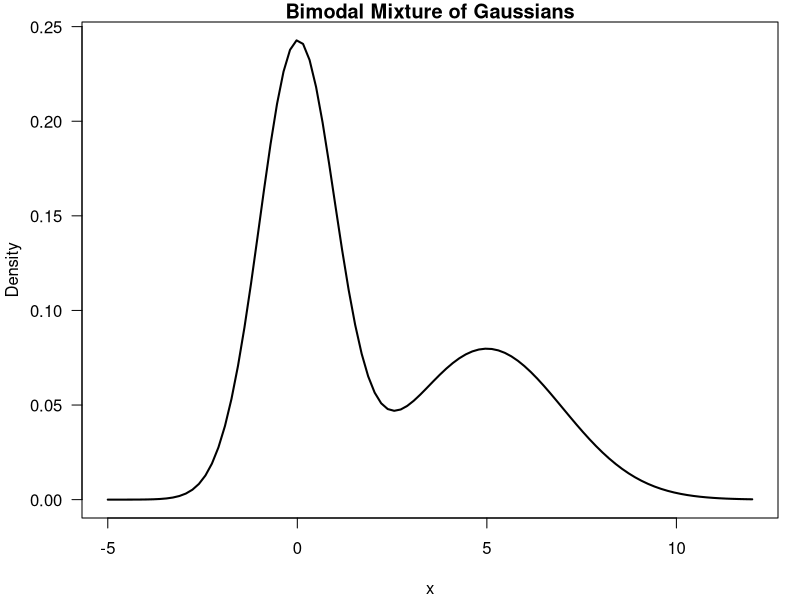
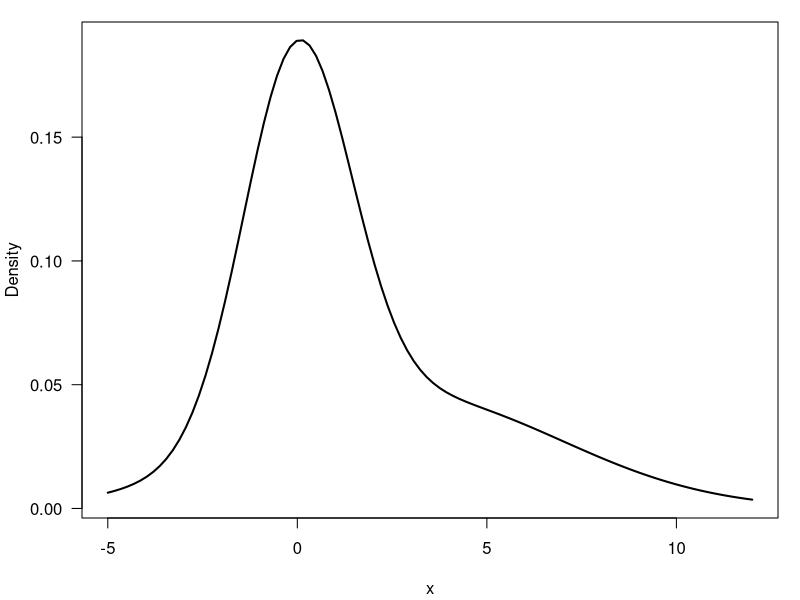
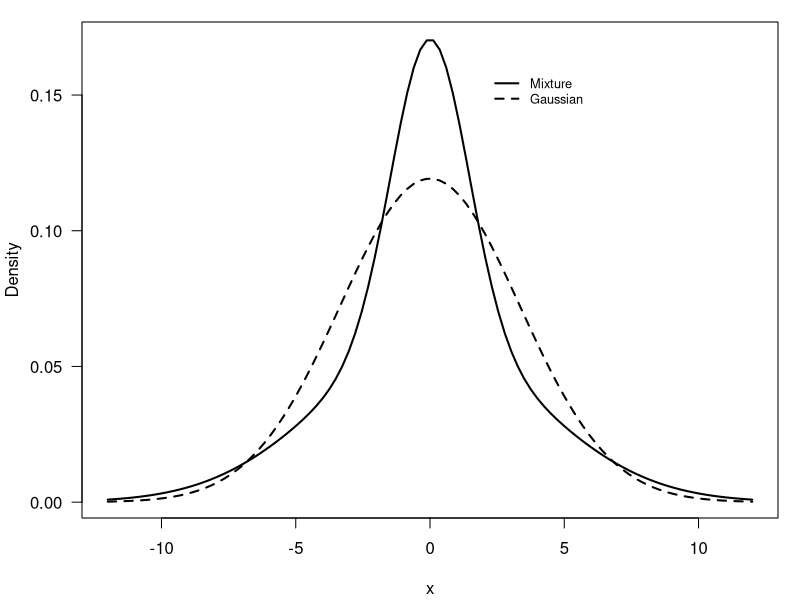
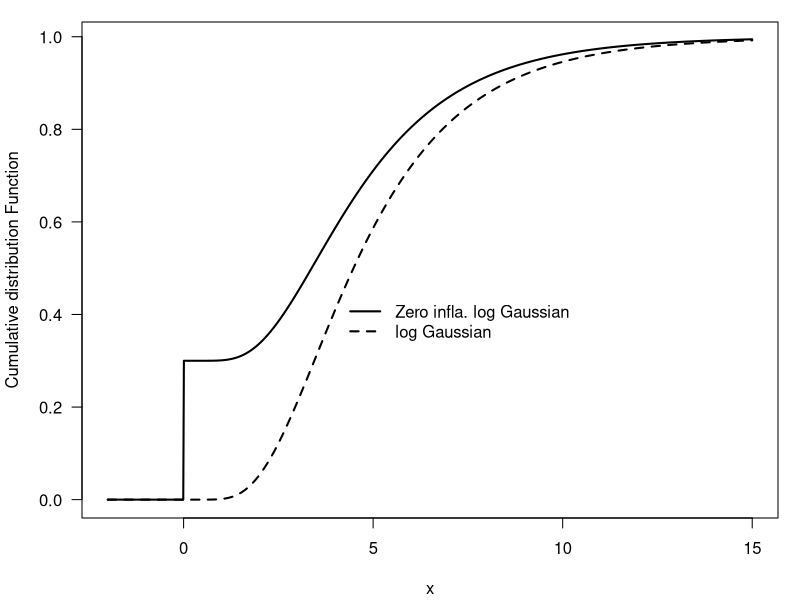
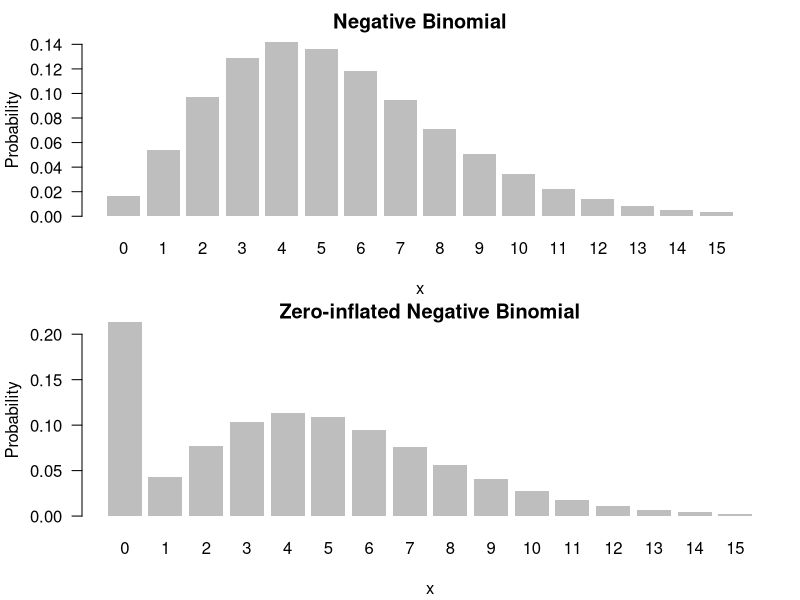
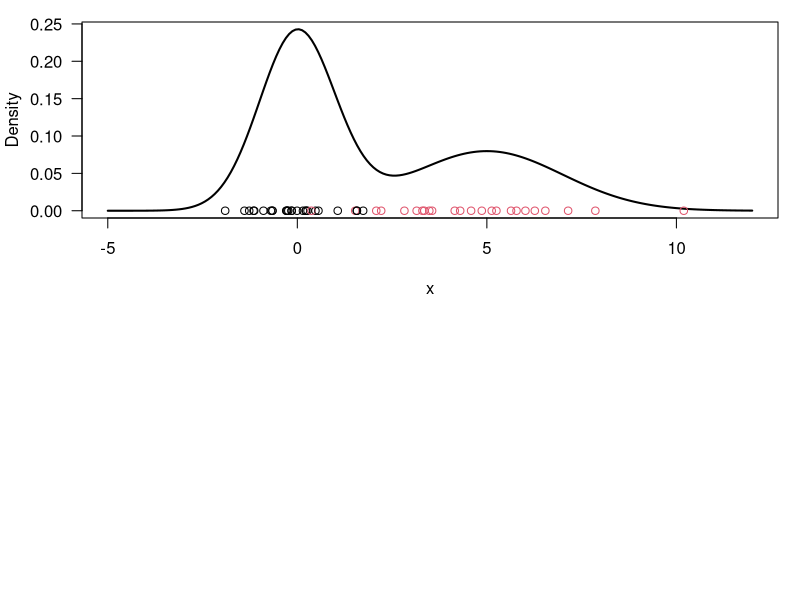

Write R code to recreate these figures, in order.
## ---- chunk 1
#| label: fig-Mixture-Gaussians-bimodal-R
#| fig-cap: "Bimodal Mixture of Gaussians"

# Mixture of univariate Gaussians, bimodal
x = seq(-5, 12, length=100)
y = 0.6*dnorm(x, 0, 1) + 0.4*dnorm(x, 5, 2)


par(mar=c(4,4,1,1)+0.1)
plot(x, y, type="l", ylab="Density", las=1, lwd=2)
# set the title
title("Bimodal Mixture of Gaussians")
## ---- chunk 2
#| label: fig-Mixture-Gaussians-skewed
#| fig-cap: "Uni-modal Skewed Mixture of Gaussians"

x = seq(-5, 12, length=100)
y = 0.55*dnorm(x, 0, sqrt(2)) + 0.45*dnorm(x, 3, 4)
par(mar=c(4,4,1,1)+0.1)
plot(x, y, type="l", ylab="Density", las=1, lwd=2)
## ---- chunk 3
#| label: lst-gen-Mixture-Gaussians-heavy-tail

# simulate Mixture of univariate Gaussians, unimodal heavy tail

x = seq(-12, 12, length=100)
y = 0.40 * dnorm(x, 0, sqrt(2)) + 
    0.40 * dnorm(x, 0, sqrt(16)) + 
    0.20 * dnorm(x, 0, sqrt(20))
z = dnorm(x, 0, sqrt(0.4*2 + 0.4*16 + 0.2*20))
## ---- chunk 4
#| label: fig-normal-heavy-tail-mixture-R
#| fig-cap: "Unimodal Heavy Tailed Mixture of Gaussians"
par(mar=c(4,4,1,1)+0.1)
plot(x, y, type="l", ylab="Density", las=1, lwd=2)
lines(x, z, lty=2, lwd=2)
legend(2, 0.16, c("Mixture","Gaussian"), lty=c(1,2), bty="n", cex=0.77, lwd=c(2,2))
## ---- chunk 5
#| label: lbl-Zero-inflated-log-Gaussian-R
## The ZILN model 
x = seq(-2, 15, length=1000)
y = plnorm(x, 1.5, 0.5)
z = 0.3*as.numeric(x>=0) + (1-0.3)*y
## ---- chunk 6
#| label: fig-Zero-inflated-log-Gaussian-R
#| fig-cap: "Zero inflated log Gaussian"

## The plot
par(mar=c(4,4,1,1)+0.1)
plot(x, y, type="l", las=1, lty=2, xlab="x", 
     ylab="Cumulative distribution Function", lwd=2)
lines(x, z, lty=1, lwd=2)
legend(4, 0.45, c("Zero infla. log Gaussian","log Gaussian"), 
     lty=c(1,2), bty="n", lwd=c(2,2))
## ---- chunk 7
#| label: fig-Zero-inflated-negative-binomial-R
#| fig-cap: "Zero inflated negative binomial"

## title: Zero inflated negative binomial distribution
x = seq(0, 15)
y = dnbinom(x, 8, 0.6)
z = 0.2*c(1,rep(0,length(x)-1)) + (1-0.2)*y
par(mfrow=c(2,1))
par(mar=c(4,4,2,2)+0.1)
barplot(y, names.arg=x, las=1, xlab = "x", ylab="Probability", 
        border=NA, main="Negative Binomial")
par(mar=c(4,4,1,1)+0.1)
barplot(z, names.arg=x, las=1, xlab = "x", ylab="Probability", 
        border=NA, main="Zero-inflated Negative Binomial")
## ---- chunk 8
#| label: lst-simulate-two-gaussian-mixture-R

# Generate n observations from a mixture of two Gaussian distributions
n     = 50           # required sample size
w     = c(0.6, 0.4)  # mixture weights
mu    = c(0, 5)      # list of means
sigma = c(1, 2)      # list of sds
cc    = sample(1:2, n, replace=T, prob=w) # sample for the component selector
x     = rnorm(n, mu[cc], sigma[cc]) # sample the selected component
## ---- chunk 9
#| label: fig-two-gaussian-mixture-R-plot
#| fig-cap: "Mixture of two Gaussians"

# Plot f(x) along with the observations just sampled
xx = seq(-5, 12, length=200)
yy = w[1] * dnorm(xx, mu[1], sigma[1]) + w[2] * dnorm(xx, mu[2], sigma[2])
par(mar=c(4,4,1,1)+0.1)
plot(xx, yy, type="l", ylab="Density", xlab="x", las=1, lwd=2)
points(x, y=rep(0,n), pch=1, col=cc)
